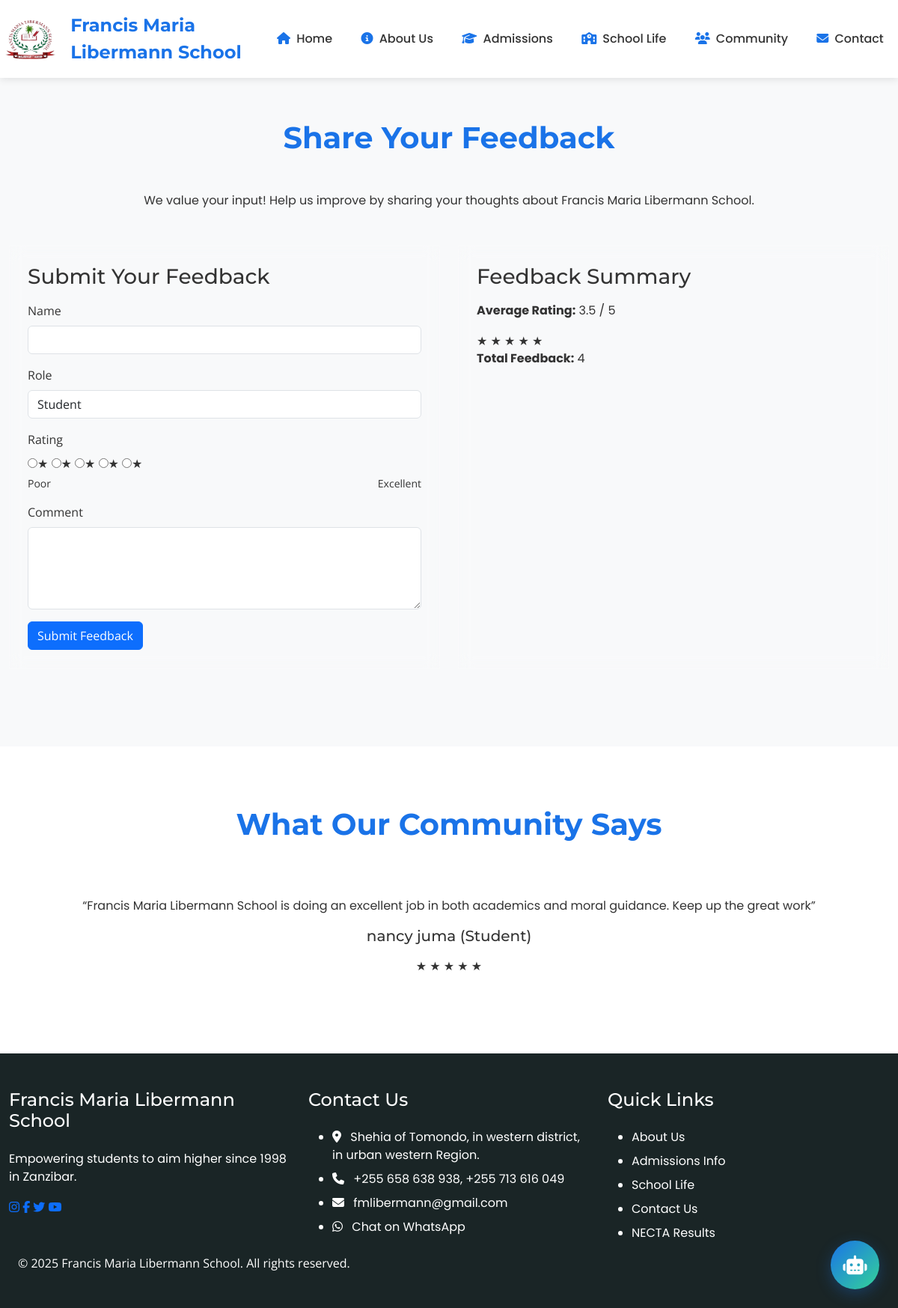
Screenshot of /feedback with the database file from the repository.
### app/models.py (models this page shows, shortened)
class Feedback(db.Model):
    id = db.Column(db.Integer, primary_key=True)
    name = db.Column(db.String(100), nullable=False)
    role = db.Column(db.String(50), nullable=False)
    comment = db.Column(db.Text, nullable=False)
    rating = db.Column(db.Integer, nullable=False)
    approved = db.Column(db.Boolean, default=False)
    created_at = db.Column(db.DateTime, default=datetime.utcnow)

### app/routes.py (the view, shortened to what this page needs)
@main.route('/feedback', methods=['GET', 'POST'])
def feedback():
    approved_feedback = Feedback.query.filter_by(approved=True).all()
    return render_template('student-feedback.html',
                           feedback_list=approved_feedback,
                           current_page='feedback')

### app/templates/student-feedback.html (shortened to what this page needs)
{% extends "base.html" %}
{% block content %}
<section id="feedback" class="section bg-light" data-aos="fade-up">
    <div class="container">
        <h2 class="section-title">Share Your Feedback</h2>
        <p class="text-center mb-5">
            We value your input! Help us improve by sharing your thoughts about Francis Maria Libermann School.
        </p>
        <div class="row">
            <div class="col-md-6 mb-4">
                <div class="glass-card p-4">
                    <h3>Submit Your Feedback</h3>
                    <form action="{{ url_for('main.feedback') }}" method="POST" data-ajax="true">
                        <div class="mb-3">
                            <label for="name" class="form-label">Name</label>
                            <input type="text" class="form-control" id="name" name="name" required>
                        </div>
                        <div class="mb-3">
                            <label for="role" class="form-label">Role</label>
                            <select class="form-control" id="role" name="role" required>
                                <option value="student">Student</option>
                            </select>
                        </div>
                        <div class="mb-3">
                            <label for="rating" class="form-label">Rating</label>
                            <div class="star-rating">
                                <input type="radio" id="star1" name="rating" value="1" required><label for="star1">★</label>
                                <input type="radio" id="star2" name="rating" value="2"><label for="star2">★</label>
                                <input type="radio" id="star3" name="rating" value="3"><label for="star3">★</label>
                                <input type="radio" id="star4" name="rating" value="4"><label for="star4">★</label>
                                <input type="radio" id="star5" name="rating" value="5"><label for="star5">★</label>
                            </div>
                            <div class="rating-labels d-flex justify-content-between mt-1">
                                <small>Poor</small>
                                <small>Excellent</small>
                            </div>
                        </div>
                        <div class="mb-3">
                            <label for="comment" class="form-label">Comment</label>
                            <textarea class="form-control" id="comment" name="comment" rows="4" required></textarea>
                        </div>
                        <button type="submit" class="btn btn-primary">Submit Feedback</button>
                    </form>
                </div>
            </div>
            <div class="col-md-6 mb-4">
                <div class="glass-card p-4">
                    <h3>Feedback Summary</h3>
                    {% if feedback_list %}
                        {% set total = feedback_list | map(attribute='rating') | list %}
                        {% set average = total | sum / total | length %}
                        <p><strong>Average Rating:</strong> {{ average | round(1) }} / 5</p>
                        <div class="star-display">
                            {% for i in range(1, 6) %}
                                <span class="star {% if i <= average %}filled{% endif %}">★</span>
                            {% endfor %}
                        </div>
                        <p><strong>Total Feedback:</strong> {{ feedback_list | length }}</p>
                    {% else %}
                        <p>No feedback available yet. Be the first to share your thoughts!</p>
                    {% endif %}
                </div>
            </div>
        </div>
    </div>
</section>
<section id="approved-feedback" class="section bg-white" data-aos="fade-up">
    <div class="container">
        <h2 class="section-title">What Our Community Says</h2>
        {% if feedback_list %}
            <div id="feedbackCarousel" class="carousel slide" data-bs-ride="carousel">
                <div class="carousel-inner">
                    {% for feedback in feedback_list %}
                        <div class="carousel-item {% if loop.first %}active{% endif %}">
                            <div class="glass-card p-4 text-center">
                                <p>“{{ feedback.comment }}”</p>
                                <h5>{{ feedback.name }} ({{ feedback.role | capitalize }})</h5>
                                <div class="star-display">
                                    {% for i in range(1, 6) %}
                                        <span class="star {% if i <= feedback.rating %}filled{% endif %}">★</span>
                                    {% endfor %}
                                </div>
                            </div>
                        </div>
                    {% endfor %}
                </div>
                <button class="carousel-control-prev" type="button" data-bs-target="#feedbackCarousel" data-bs-slide="prev">
                    <span class="carousel-control-prev-icon" aria-hidden="true"></span>
                </button>
                <button class="carousel-control-next" type="button" data-bs-target="#feedbackCarousel" data-bs-slide="next">
                    <span class="carousel-control-next-icon" aria-hidden="true"></span>
                </button>
            </div>
        {% else %}
            <p class="text-center">No approved feedback yet. Submit yours today!</p>
        {% endif %}
    </div>
</section>
{% endblock %}

### app/static/styles.css (style rules this page uses)
:root { --container-padding: 1.5rem; }
body { font-family: 'Open Sans', sans-serif; color: #333; margin: 0; padding: 80px 0 0 0; overflow-x: hidden; overflow-y: hidden; transition: overflow-y 0.3s ease; line-height: 1.5; }
body.loaded { overflow-y: auto; }
.container { width: 100%; max-width: 1200px; margin: 0 auto; padding: 0 var(--container-padding); }
h1, h2, h3, h4, h5, h6 { font-family: 'Montserrat', sans-serif; margin-bottom: 1rem; }
p, a, li { font-family: 'Poppins', sans-serif; }
.section { padding: clamp(3rem, 8vw, 5rem) 0; }
.section-title { font-size: clamp(2rem, 4vw, 2.5rem); font-weight: 700; text-align: center; margin-bottom: clamp(2rem, 6vw, 3rem); color: #1a73e8; line-height: 1.2; }
.row { display: flex; flex-wrap: wrap; margin: 0 calc(var(--container-padding) * -1); }
.glass-card { background: rgba(255, 255, 255, 0.1); backdrop-filter: blur(10px); border: 1px solid rgba(255, 255, 255, 0.2); transition: transform 0.3s ease, box-shadow 0.3s ease; padding: clamp(1.5rem, 4vw, 2rem); height: 100%; display: flex; flex-direction: column; }
html { height: 100%; }
body { min-height: 100%; display: flex; flex-direction: column; }

### rows the page displays
Feedback: comment "Francis Maria Libermann School is doing an excellent job in both academics and moral guidance. Keep up the great work", name "nancy juma", role "Student"

### other values shown
{{ average | round(1) }} "3.5"
{{ feedback_list | length }} "4"
